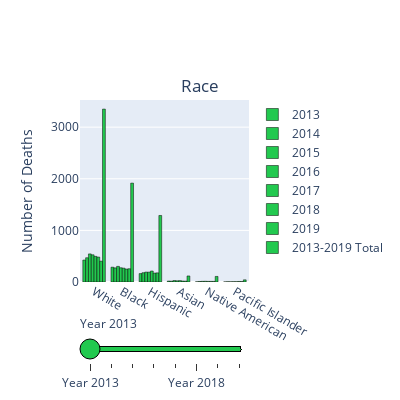
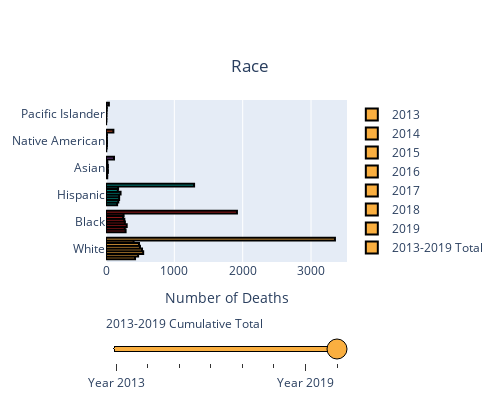

Notebook source saved alongside these figures, in order:
### Code cell
#RACE
data_slider = []
for year in [2013,2014,2015,2016,2017,2018,2019,'Total']:
    if year != 'Total':
        data_each_yr = dict(
                            type='bar',
                            x = fulldb["Victim's race"].value_counts().index,
                            y=fulldb[fulldb['Year'] == year]["Victim's race"].value_counts(),
                            hovertemplate = '<b><i>Race: %{x}</i></b><br><br>Number of Deaths: %{y}<br>Proportion of ' + str(year)  +  ' Total: ' + (round((fulldb[fulldb['Year']==year]["Victim's race"].value_counts()/len(fulldb[fulldb['Year']==year]["Victim's race"]))*100,2)).astype(str) + '%<extra></extra>',
                            name = year,
                            marker_color='#22c94f',
                            marker_line_color='black')
    else:
        data_each_yr = dict(
                            type='bar',
                            x = fulldb["Victim's race"].value_counts().index,
                            y=fulldb["Victim's race"].value_counts(),
                            hovertemplate = '<b><i>Race: %{x}</i></b><br><br>Number of Deaths: %{y}<br>Proportion of Total: ' + (round((fulldb["Victim's race"].value_counts()/len(fulldb["Victim's race"]))*100,2)).astype(str) + '%<extra></extra>',
                            name = '2013-2019 Total',
                            marker_color='#22c94f',
                            marker_line_color='black')
    data_slider.append(data_each_yr)

steps = []
for i in range(len(data_slider)):
    if i < len(data_slider) - 1:
        step = dict(method='restyle',
                    args=['visible', [False] * len(data_slider)],
                    label='Year {}'.format(i + 2013))
    else:
        step = dict(method='restyle',
                    args=['visible', [False] * len(data_slider)],
                    label='2013-2019 Total')
    step['args'][1][i] = True
    steps.append(step)
    

sliders = [dict(active=0, pad={"t": 30}, steps=steps,bgcolor='#22c94f',bordercolor='black')]

layout = dict(title ={'text':'Race','x':0.5,'y':0.8},
              yaxis_title = {'text':'Number of Deaths'},
              sliders=sliders,height=400,width=400)

fig2 = go.Figure(dict(data=data_slider, layout=layout))

fig2.show()


data_slider = []
for year in [2013,2014,2015,2016,2017,2018,2019,'Total']:
    if year != 'Total':
        data_each_yr = dict(
                            type='bar',
                            y = fulldb["Victim's race"].value_counts().index,
                            x=fulldb[fulldb['Year'] == year]["Victim's race"].value_counts(),
                            hovertemplate = '<b><i>Race: '+ fulldb["Victim's race"].value_counts().index +'</i></b><br><br>Number of Deaths: '+ fulldb[fulldb['Year'] == year]["Victim's race"].value_counts().astype(str) +'<extra></extra>',
                            name = year,
                            marker = dict(color=['#FAAF40','#BE1E20','#00A69C','#894BAA','#F05A28','#262261'],line_color='black',line_width=2),
                            orientation = 'h')
    else:
        data_each_yr = dict(
                            type='bar',
                            y = fulldb["Victim's race"].value_counts().index,
                            x=fulldb["Victim's race"].value_counts(),
                            hovertemplate = '<b><i>Race: ' + fulldb["Victim's race"].value_counts().index + '</i></b><br><br>Number of Deaths: '+ fulldb["Victim's race"].value_counts().astype(str) +'<extra></extra>',
                            name = '2013-2019 Total',
                            marker = dict(color=['#FAAF40','#BE1E20','#00A69C','#894BAA','#F05A28','#262261'],line_color='black',line_width=2),
                            orientation = 'h')
    data_slider.append(data_each_yr)

steps = []
for i in range(len(data_slider)):
    if i < len(data_slider) - 1:
        step = dict(method='restyle',
                    args=['visible', [False] * len(data_slider)],
                    label='Year {}'.format(i + 2013))
    else:
        step = dict(method='restyle',
                    args=['visible', [False] * len(data_slider)],
                    label='2013-2019 Cumulative Total')
    step['args'][1][i] = True
    steps.append(step)
    

sliders = [dict(active=7, pad={"t": 50}, steps=steps,bgcolor='#FAAF40',bordercolor='black',activebgcolor='#BE1E20')]


layout = dict(title ={'text':'Race','x':0.5,'y':0.85},
              xaxis_title = {'text':'Number of Deaths'},
              sliders=sliders,height=400,width=500,
              xaxis_showgrid = True,
              xaxis_nticks = 5)

figrace = go.Figure(dict(data=data_slider, layout=layout))

figrace.show()

### Figure 1 — Plotly figure (JSON) as saved in the notebook; plotly's stock layout.template omitted (floating-point values rounded to 4 significant figures)
{"data": [{"hovertemplate": ["<b><i>Race: %{x}</i></b><br><br>Number of Deaths: %{y}<br>Proportion of 2013 Total: 47.27%<extra></extra>", "<b><i>Race: %{x}</i></b><br><br>Number of Deaths: %{y}<br>Proportion of 2013 Total: 31.92%<extra></extra>", "<b><i>Race: %{x}</i></b><br><br>Number of Deaths: %{y}<br>Proportion of 2013 Total: 18.13%<extra></extra>", "<b><i>Race: %{x}</i></b><br><br>Number of Deaths: %{y}<br>Proportion of 2013 Total: 2.0%<extra></extra>", "<b><i>Race: %{x}</i></b><br><br>Number of Deaths: %{y}<br>Proportion of 2013 Total: 0.44%<extra></extra>", "<b><i>Race: %{x}</i></b><br><br>Number of Deaths: %{y}<br>Proportion of 2013 Total: 0.22%<extra></extra>"], "marker": {"color": "#22c94f", "line": {"color": "black"}}, "name": "2013", "type": "bar", "x": ["White", "Black", "Hispanic", "Asian", "Native American", "Pacific Islander"], "y": [425, 287, 163, 18, 4, 2]}, {"hovertemplate": ["<b><i>Race: %{x}</i></b><br><br>Number of Deaths: %{y}<br>Proportion of 2014 Total: 49.21%<extra></extra>", "<b><i>Race: %{x}</i></b><br><br>Number of Deaths: %{y}<br>Proportion of 2014 Total: 28.69%<extra></extra>", "<b><i>Race: %{x}</i></b><br><br>Number of Deaths: %{y}<br>Proportion of 2014 Total: 18.85%<extra></extra>", "<b><i>Race: %{x}</i></b><br><br>Number of Deaths: %{y}<br>Proportion of 2014 Total: 1.68%<extra></extra>", "<b><i>Race: %{x}</i></b><br><br>Number of Deaths: %{y}<br>Proportion of 2014 Total: 1.05%<extra></extra>", "<b><i>Race: %{x}</i></b><br><br>Number of Deaths: %{y}<br>Proportion of 2014 Total: 0.52%<extra></extra>"], "marker": {"color": "#22c94f", "line": {"color": "black"}}, "name": "2014", "type": "bar", "x": ["White", "Black", "Hispanic", "Asian", "Native American", "Pacific Islander"], "y": [470, 274, 180, 16, 10, 5]}, {"hovertemplate": ["<b><i>Race: %{x}</i></b><br><br>Number of Deaths: %{y}<br>Proportion of 2015 Total: 50.18%<extra></extra>", "<b><i>Race: %{x}</i></b><br><br>Number of Deaths: %{y}<br>Proportion of 2015 Total: 27.95%<extra></extra>", "<b><i>Race: %{x}</i></b><br><br>Number of Deaths: %{y}<br>Proportion of 2015 Total: 17.71%<extra></extra>", "<b><i>Race: %{x}</i></b><br><br>Number of Deaths: %{y}<br>Proportion of 2015 Total: 2.58%<extra></extra>", "<b><i>Race: %{x}</i></b><br><br>Number of Deaths: %{y}<br>Proportion of 2015 Total: 1.2%<extra></extra>", "<b><i>Race: %{x}</i></b><br><br>Number of Deaths: %{y}<br>Proportion of 2015 Total: 0.37%<extra></extra>"], "marker": {"color": "#22c94f", "line": {"color": "black"}}, "name": "2015", "type": "bar", "x": ["White", "Black", "Hispanic", "Asian", "Native American", "Pacific Islander"], "y": [544, 303, 192, 28, 13, 4]}, {"hovertemplate": ["<b><i>Race: %{x}</i></b><br><br>Number of Deaths: %{y}<br>Proportion of 2016 Total: 50.82%<extra></extra>", "<b><i>Race: %{x}</i></b><br><br>Number of Deaths: %{y}<br>Proportion of 2016 Total: 26.62%<extra></extra>", "<b><i>Race: %{x}</i></b><br><br>Number of Deaths: %{y}<br>Proportion of 2016 Total: 18.42%<extra></extra>", "<b><i>Race: %{x}</i></b><br><br>Number of Deaths: %{y}<br>Proportion of 2016 Total: 2.22%<extra></extra>", "<b><i>Race: %{x}</i></b><br><br>Number of Deaths: %{y}<br>Proportion of 2016 Total: 1.35%<extra></extra>", "<b><i>Race: %{x}</i></b><br><br>Number of Deaths: %{y}<br>Proportion of 2016 Total: 0.58%<extra></extra>"], "marker": {"color": "#22c94f", "line": {"color": "black"}}, "name": "2016", "type": "bar", "x": ["White", "Black", "Hispanic", "Asian", "Native American", "Pacific Islander"], "y": [527, 276, 191, 23, 14, 6]}, {"hovertemplate": ["<b><i>Race: %{x}</i></b><br><br>Number of Deaths: %{y}<br>Proportion of 2017 Total: 48.58%<extra></extra>", "<b><i>Race: %{x}</i></b><br><br>Number of Deaths: %{y}<br>Proportion of 2017 Total: 26.2%<extra></extra>", "<b><i>Race: %{x}</i></b><br><br>Number of Deaths: %{y}<br>Proportion of 2017 Total: 20.82%<extra></extra>", "<b><i>Race: %{x}</i></b><br><br>Number of Deaths: %{y}<br>Proportion of 2017 Total: 2.64%<extra></extra>", "<b><i>Race: %{x}</i></b><br><br>Number of Deaths: %{y}<br>Proportion of 2017 Total: 1.17%<extra></extra>", "<b><i>Race: %{x}</i></b><br><br>Number of Deaths: %{y}<br>Proportion of 2017 Total: 0.59%<extra></extra>"], "marker": {"color": "#22c94f", "line": {"color": "black"}}, "name": "2017", "type": "bar", "x": ["White", "Black", "Hispanic", "Asian", "Native American", "Pacific Islander"], "y": [497, 268, 213, 27, 12, 6]}, {"hovertemplate": ["<b><i>Race: %{x}</i></b><br><br>Number of Deaths: %{y}<br>Proportion of 2018 Total: 50.95%<extra></extra>", "<b><i>Race: %{x}</i></b><br><br>Number of Deaths: %{y}<br>Proportion of 2018 Total: 26.48%<extra></extra>", "<b><i>Race: %{x}</i></b><br><br>Number of Deaths: %{y}<br>Proportion of 2018 Total: 18.25%<extra></extra>", "<b><i>Race: %{x}</i></b><br><br>Number of Deaths: %{y}<br>Proportion of 2018 Total: 2.0%<extra></extra>", "<b><i>Race: %{x}</i></b><br><br>Number of Deaths: %{y}<br>Proportion of 2018 Total: 1.27%<extra></extra>", "<b><i>Race: %{x}</i></b><br><br>Number of Deaths: %{y}<br>Proportion of 2018 Total: 1.05%<extra></extra>"], "marker": {"color": "#22c94f", "line": {"color": "black"}}, "name": "2018", "type": "bar", "x": ["White", "Black", "Hispanic", "Asian", "Native American", "Pacific Islander"], "y": [483, 251, 173, 19, 12, 10]}, {"hovertemplate": ["<b><i>Race: %{x}</i></b><br><br>Number of Deaths: %{y}<br>Proportion of 2019 Total: 46.12%<extra></extra>", "<b><i>Race: %{x}</i></b><br><br>Number of Deaths: %{y}<br>Proportion of 2019 Total: 29.34%<extra></extra>", "<b><i>Race: %{x}</i></b><br><br>Number of Deaths: %{y}<br>Proportion of 2019 Total: 20.21%<extra></extra>", "<b><i>Race: %{x}</i></b><br><br>Number of Deaths: %{y}<br>Proportion of 2019 Total: 1.94%<extra></extra>", "<b><i>Race: %{x}</i></b><br><br>Number of Deaths: %{y}<br>Proportion of 2019 Total: 1.37%<extra></extra>", "<b><i>Race: %{x}</i></b><br><br>Number of Deaths: %{y}<br>Proportion of 2019 Total: 1.03%<extra></extra>"], "marker": {"color": "#22c94f", "line": {"color": "black"}}, "name": "2019", "type": "bar", "x": ["White", "Black", "Hispanic", "Asian", "Native American", "Pacific Islander"], "y": [404, 257, 177, 17, 12, 9]}, {"hovertemplate": ["<b><i>Race: %{x}</i></b><br><br>Number of Deaths: %{y}<br>Proportion of Total: 49.11%<extra></extra>", "<b><i>Race: %{x}</i></b><br><br>Number of Deaths: %{y}<br>Proportion of Total: 28.09%<extra></extra>", "<b><i>Race: %{x}</i></b><br><br>Number of Deaths: %{y}<br>Proportion of Total: 18.89%<extra></extra>", "<b><i>Race: %{x}</i></b><br><br>Number of Deaths: %{y}<br>Proportion of Total: 1.72%<extra></extra>", "<b><i>Race: %{x}</i></b><br><br>Number of Deaths: %{y}<br>Proportion of Total: 1.58%<extra></extra>", "<b><i>Race: %{x}</i></b><br><br>Number of Deaths: %{y}<br>Proportion of Total: 0.62%<extra></extra>"], "marker": {"color": "#22c94f", "line": {"color": "black"}}, "name": "2013-2019 Total", "type": "bar", "x": ["White", "Black", "Hispanic", "Asian", "Native American", "Pacific Islander"], "y": [3350, 1916, 1289, 117, 108, 42]}], "layout": {"height": 400, "sliders": [{"active": 0, "bgcolor": "#22c94f", "bordercolor": "black", "pad": {"t": 30}, "steps": [{"args": ["visible", [true, false, false, false, false, false, false, false]], "label": "Year 2013", "method": "restyle"}, {"args": ["visible", [false, true, false, false, false, false, false, false]], "label": "Year 2014", "method": "restyle"}, {"args": ["visible", [false, false, true, false, false, false, false, false]], "label": "Year 2015", "method": "restyle"}, {"args": ["visible", [false, false, false, true, false, false, false, false]], "label": "Year 2016", "method": "restyle"}, {"args": ["visible", [false, false, false, false, true, false, false, false]], "label": "Year 2017", "method": "restyle"}, {"args": ["visible", [false, false, false, false, false, true, false, false]], "label": "Year 2018", "method": "restyle"}, {"args": ["visible", [false, false, false, false, false, false, true, false]], "label": "Year 2019", "method": "restyle"}, {"args": ["visible", [false, false, false, false, false, false, false, true]], "label": "2013-2019 Total", "method": "restyle"}]}], "title": {"text": "Race", "x": 0.5, "y": 0.8}, "width": 400, "yaxis": {"title": {"text": "Number of Deaths"}}}}

### Figure 2 — Plotly figure (JSON) as saved in the notebook; plotly's stock layout.template omitted (floating-point values rounded to 4 significant figures)
{"data": [{"hovertemplate": ["<b><i>Race: White</i></b><br><br>Number of Deaths: 425<extra></extra>", "<b><i>Race: Black</i></b><br><br>Number of Deaths: 287<extra></extra>", "<b><i>Race: Hispanic</i></b><br><br>Number of Deaths: 163<extra></extra>", "<b><i>Race: Asian</i></b><br><br>Number of Deaths: 18<extra></extra>", "<b><i>Race: Native American</i></b><br><br>Number of Deaths: 4<extra></extra>", "<b><i>Race: Pacific Islander</i></b><br><br>Number of Deaths: 2<extra></extra>"], "marker": {"color": ["#FAAF40", "#BE1E20", "#00A69C", "#894BAA", "#F05A28", "#262261"], "line": {"color": "black", "width": 2}}, "name": "2013", "orientation": "h", "type": "bar", "x": [425, 287, 163, 18, 4, 2], "y": ["White", "Black", "Hispanic", "Asian", "Native American", "Pacific Islander"]}, {"hovertemplate": ["<b><i>Race: White</i></b><br><br>Number of Deaths: 470<extra></extra>", "<b><i>Race: Black</i></b><br><br>Number of Deaths: 274<extra></extra>", "<b><i>Race: Hispanic</i></b><br><br>Number of Deaths: 180<extra></extra>", "<b><i>Race: Asian</i></b><br><br>Number of Deaths: 16<extra></extra>", "<b><i>Race: Native American</i></b><br><br>Number of Deaths: 10<extra></extra>", "<b><i>Race: Pacific Islander</i></b><br><br>Number of Deaths: 5<extra></extra>"], "marker": {"color": ["#FAAF40", "#BE1E20", "#00A69C", "#894BAA", "#F05A28", "#262261"], "line": {"color": "black", "width": 2}}, "name": "2014", "orientation": "h", "type": "bar", "x": [470, 274, 180, 16, 10, 5], "y": ["White", "Black", "Hispanic", "Asian", "Native American", "Pacific Islander"]}, {"hovertemplate": ["<b><i>Race: White</i></b><br><br>Number of Deaths: 544<extra></extra>", "<b><i>Race: Black</i></b><br><br>Number of Deaths: 303<extra></extra>", "<b><i>Race: Hispanic</i></b><br><br>Number of Deaths: 192<extra></extra>", "<b><i>Race: Asian</i></b><br><br>Number of Deaths: 28<extra></extra>", "<b><i>Race: Native American</i></b><br><br>Number of Deaths: 13<extra></extra>", "<b><i>Race: Pacific Islander</i></b><br><br>Number of Deaths: 4<extra></extra>"], "marker": {"color": ["#FAAF40", "#BE1E20", "#00A69C", "#894BAA", "#F05A28", "#262261"], "line": {"color": "black", "width": 2}}, "name": "2015", "orientation": "h", "type": "bar", "x": [544, 303, 192, 28, 13, 4], "y": ["White", "Black", "Hispanic", "Asian", "Native American", "Pacific Islander"]}, {"hovertemplate": ["<b><i>Race: White</i></b><br><br>Number of Deaths: 527<extra></extra>", "<b><i>Race: Black</i></b><br><br>Number of Deaths: 276<extra></extra>", "<b><i>Race: Hispanic</i></b><br><br>Number of Deaths: 191<extra></extra>", "<b><i>Race: Asian</i></b><br><br>Number of Deaths: 23<extra></extra>", "<b><i>Race: Native American</i></b><br><br>Number of Deaths: 14<extra></extra>", "<b><i>Race: Pacific Islander</i></b><br><br>Number of Deaths: 6<extra></extra>"], "marker": {"color": ["#FAAF40", "#BE1E20", "#00A69C", "#894BAA", "#F05A28", "#262261"], "line": {"color": "black", "width": 2}}, "name": "2016", "orientation": "h", "type": "bar", "x": [527, 276, 191, 23, 14, 6], "y": ["White", "Black", "Hispanic", "Asian", "Native American", "Pacific Islander"]}, {"hovertemplate": ["<b><i>Race: White</i></b><br><br>Number of Deaths: 497<extra></extra>", "<b><i>Race: Black</i></b><br><br>Number of Deaths: 268<extra></extra>", "<b><i>Race: Hispanic</i></b><br><br>Number of Deaths: 213<extra></extra>", "<b><i>Race: Asian</i></b><br><br>Number of Deaths: 27<extra></extra>", "<b><i>Race: Native American</i></b><br><br>Number of Deaths: 12<extra></extra>", "<b><i>Race: Pacific Islander</i></b><br><br>Number of Deaths: 6<extra></extra>"], "marker": {"color": ["#FAAF40", "#BE1E20", "#00A69C", "#894BAA", "#F05A28", "#262261"], "line": {"color": "black", "width": 2}}, "name": "2017", "orientation": "h", "type": "bar", "x": [497, 268, 213, 27, 12, 6], "y": ["White", "Black", "Hispanic", "Asian", "Native American", "Pacific Islander"]}, {"hovertemplate": ["<b><i>Race: White</i></b><br><br>Number of Deaths: 483<extra></extra>", "<b><i>Race: Black</i></b><br><br>Number of Deaths: 251<extra></extra>", "<b><i>Race: Hispanic</i></b><br><br>Number of Deaths: 173<extra></extra>", "<b><i>Race: Asian</i></b><br><br>Number of Deaths: 19<extra></extra>", "<b><i>Race: Native American</i></b><br><br>Number of Deaths: 12<extra></extra>", "<b><i>Race: Pacific Islander</i></b><br><br>Number of Deaths: 10<extra></extra>"], "marker": {"color": ["#FAAF40", "#BE1E20", "#00A69C", "#894BAA", "#F05A28", "#262261"], "line": {"color": "black", "width": 2}}, "name": "2018", "orientation": "h", "type": "bar", "x": [483, 251, 173, 19, 12, 10], "y": ["White", "Black", "Hispanic", "Asian", "Native American", "Pacific Islander"]}, {"hovertemplate": ["<b><i>Race: White</i></b><br><br>Number of Deaths: 404<extra></extra>", "<b><i>Race: Black</i></b><br><br>Number of Deaths: 257<extra></extra>", "<b><i>Race: Hispanic</i></b><br><br>Number of Deaths: 177<extra></extra>", "<b><i>Race: Asian</i></b><br><br>Number of Deaths: 17<extra></extra>", "<b><i>Race: Native American</i></b><br><br>Number of Deaths: 12<extra></extra>", "<b><i>Race: Pacific Islander</i></b><br><br>Number of Deaths: 9<extra></extra>"], "marker": {"color": ["#FAAF40", "#BE1E20", "#00A69C", "#894BAA", "#F05A28", "#262261"], "line": {"color": "black", "width": 2}}, "name": "2019", "orientation": "h", "type": "bar", "x": [404, 257, 177, 17, 12, 9], "y": ["White", "Black", "Hispanic", "Asian", "Native American", "Pacific Islander"]}, {"hovertemplate": ["<b><i>Race: White</i></b><br><br>Number of Deaths: 3350<extra></extra>", "<b><i>Race: Black</i></b><br><br>Number of Deaths: 1916<extra></extra>", "<b><i>Race: Hispanic</i></b><br><br>Number of Deaths: 1289<extra></extra>", "<b><i>Race: Asian</i></b><br><br>Number of Deaths: 117<extra></extra>", "<b><i>Race: Native American</i></b><br><br>Number of Deaths: 108<extra></extra>", "<b><i>Race: Pacific Islander</i></b><br><br>Number of Deaths: 42<extra></extra>"], "marker": {"color": ["#FAAF40", "#BE1E20", "#00A69C", "#894BAA", "#F05A28", "#262261"], "line": {"color": "black", "width": 2}}, "name": "2013-2019 Total", "orientation": "h", "type": "bar", "x": [3350, 1916, 1289, 117, 108, 42], "y": ["White", "Black", "Hispanic", "Asian", "Native American", "Pacific Islander"]}], "layout": {"height": 400, "sliders": [{"active": 7, "activebgcolor": "#BE1E20", "bgcolor": "#FAAF40", "bordercolor": "black", "pad": {"t": 50}, "steps": [{"args": ["visible", [true, false, false, false, false, false, false, false]], "label": "Year 2013", "method": "restyle"}, {"args": ["visible", [false, true, false, false, false, false, false, false]], "label": "Year 2014", "method": "restyle"}, {"args": ["visible", [false, false, true, false, false, false, false, false]], "label": "Year 2015", "method": "restyle"}, {"args": ["visible", [false, false, false, true, false, false, false, false]], "label": "Year 2016", "method": "restyle"}, {"args": ["visible", [false, false, false, false, true, false, false, false]], "label": "Year 2017", "method": "restyle"}, {"args": ["visible", [false, false, false, false, false, true, false, false]], "label": "Year 2018", "method": "restyle"}, {"args": ["visible", [false, false, false, false, false, false, true, false]], "label": "Year 2019", "method": "restyle"}, {"args": ["visible", [false, false, false, false, false, false, false, true]], "label": "2013-2019 Cumulative Total", "method": "restyle"}]}], "title": {"text": "Race", "x": 0.5, "y": 0.85}, "width": 500, "xaxis": {"nticks": 5, "showgrid": true, "title": {"text": "Number of Deaths"}}}}
